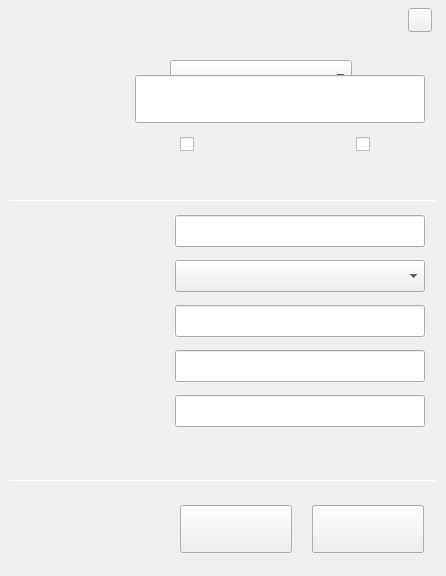
<?xml version="1.0" encoding="UTF-8"?>
<ui version="4.0">
 <class>ConfForm</class>
 <widget class="QWidget" name="ConfForm">
  <property name="geometry">
   <rect>
    <x>0</x>
    <y>0</y>
    <width>446</width>
    <height>576</height>
   </rect>
  </property>
  <property name="windowTitle">
   <string/>
  </property>
  <widget class="QWidget" name="centralWidget" native="true">
   <property name="geometry">
    <rect>
     <x>0</x>
     <y>0</y>
     <width>446</width>
     <height>581</height>
    </rect>
   </property>
   <widget class="QWidget" name="wgManual" native="true">
    <property name="geometry">
     <rect>
      <x>0</x>
      <y>200</y>
      <width>446</width>
      <height>280</height>
     </rect>
    </property>
    <widget class="QLineEdit" name="leAddr">
     <property name="geometry">
      <rect>
       <x>175</x>
       <y>15</y>
       <width>250</width>
       <height>32</height>
      </rect>
     </property>
     <property name="font">
      <font>
       <pointsize>10</pointsize>
      </font>
     </property>
    </widget>
    <widget class="QComboBox" name="cbMask">
     <property name="geometry">
      <rect>
       <x>175</x>
       <y>60</y>
       <width>250</width>
       <height>32</height>
      </rect>
     </property>
     <property name="font">
      <font>
       <pointsize>10</pointsize>
      </font>
     </property>
    </widget>
    <widget class="QLineEdit" name="leGateway">
     <property name="geometry">
      <rect>
       <x>175</x>
       <y>105</y>
       <width>250</width>
       <height>32</height>
      </rect>
     </property>
     <property name="font">
      <font>
       <pointsize>10</pointsize>
      </font>
     </property>
    </widget>
    <widget class="QLineEdit" name="leDns">
     <property name="geometry">
      <rect>
       <x>175</x>
       <y>150</y>
       <width>250</width>
       <height>32</height>
      </rect>
     </property>
     <property name="font">
      <font>
       <pointsize>10</pointsize>
      </font>
     </property>
    </widget>
    <widget class="QLabel" name="lbTxt2">
     <property name="geometry">
      <rect>
       <x>20</x>
       <y>20</y>
       <width>80</width>
       <height>20</height>
      </rect>
     </property>
     <property name="font">
      <font>
       <family>Noto Sans CJK SC</family>
       <pointsize>11</pointsize>
      </font>
     </property>
     <property name="text">
      <string/>
     </property>
    </widget>
    <widget class="QLabel" name="lbTxt3">
     <property name="geometry">
      <rect>
       <x>20</x>
       <y>65</y>
       <width>80</width>
       <height>20</height>
      </rect>
     </property>
     <property name="font">
      <font>
       <family>Noto Sans CJK SC</family>
       <pointsize>11</pointsize>
      </font>
     </property>
     <property name="text">
      <string/>
     </property>
    </widget>
    <widget class="QLabel" name="lbTxt4">
     <property name="geometry">
      <rect>
       <x>20</x>
       <y>110</y>
       <width>80</width>
       <height>20</height>
      </rect>
     </property>
     <property name="font">
      <font>
       <family>Noto Sans CJK SC</family>
       <pointsize>11</pointsize>
      </font>
     </property>
     <property name="text">
      <string/>
     </property>
    </widget>
    <widget class="QLabel" name="lbTxt5">
     <property name="geometry">
      <rect>
       <x>20</x>
       <y>155</y>
       <width>80</width>
       <height>20</height>
      </rect>
     </property>
     <property name="font">
      <font>
       <family>Noto Sans CJK SC</family>
       <pointsize>11</pointsize>
      </font>
     </property>
     <property name="text">
      <string/>
     </property>
    </widget>
    <widget class="QLineEdit" name="leDns2">
     <property name="geometry">
      <rect>
       <x>175</x>
       <y>195</y>
       <width>250</width>
       <height>32</height>
      </rect>
     </property>
     <property name="font">
      <font>
       <pointsize>10</pointsize>
      </font>
     </property>
    </widget>
    <widget class="QLabel" name="lbTxt6">
     <property name="geometry">
      <rect>
       <x>20</x>
       <y>200</y>
       <width>80</width>
       <height>20</height>
      </rect>
     </property>
     <property name="font">
      <font>
       <family>Noto Sans CJK SC</family>
       <pointsize>11</pointsize>
      </font>
     </property>
     <property name="text">
      <string/>
     </property>
    </widget>
   </widget>
   <widget class="QWidget" name="wdHead" native="true">
    <property name="geometry">
     <rect>
      <x>0</x>
      <y>0</y>
      <width>446</width>
      <height>200</height>
     </rect>
    </property>
    <widget class="QComboBox" name="cbType">
     <property name="geometry">
      <rect>
       <x>170</x>
       <y>60</y>
       <width>182</width>
       <height>32</height>
      </rect>
     </property>
     <property name="font">
      <font>
       <pointsize>10</pointsize>
      </font>
     </property>
    </widget>
    <widget class="QLabel" name="lbTxt1">
     <property name="geometry">
      <rect>
       <x>20</x>
       <y>135</y>
       <width>80</width>
       <height>20</height>
      </rect>
     </property>
     <property name="font">
      <font>
       <family>Noto Sans CJK SC</family>
       <pointsize>11</pointsize>
      </font>
     </property>
     <property name="text">
      <string/>
     </property>
    </widget>
    <widget class="QLabel" name="lbName">
     <property name="geometry">
      <rect>
       <x>20</x>
       <y>90</y>
       <width>80</width>
       <height>20</height>
      </rect>
     </property>
     <property name="font">
      <font>
       <family>Noto Sans CJK SC</family>
       <pointsize>11</pointsize>
      </font>
     </property>
     <property name="text">
      <string/>
     </property>
    </widget>
    <widget class="QLineEdit" name="leName">
     <property name="geometry">
      <rect>
       <x>135</x>
       <y>75</y>
       <width>290</width>
       <height>48</height>
      </rect>
     </property>
     <property name="font">
      <font>
       <pointsize>10</pointsize>
      </font>
     </property>
    </widget>
    <widget class="QWidget" name="upTitle" native="true">
     <property name="geometry">
      <rect>
       <x>0</x>
       <y>0</y>
       <width>446</width>
       <height>48</height>
      </rect>
     </property>
     <widget class="QPushButton" name="btnClose">
      <property name="geometry">
       <rect>
        <x>408</x>
        <y>8</y>
        <width>24</width>
        <height>24</height>
       </rect>
      </property>
      <property name="text">
       <string/>
      </property>
     </widget>
     <widget class="QLabel" name="lbLeftupTitle">
      <property name="geometry">
       <rect>
        <x>24</x>
        <y>10</y>
        <width>240</width>
        <height>22</height>
       </rect>
      </property>
      <property name="text">
       <string/>
      </property>
     </widget>
    </widget>
    <widget class="QCheckBox" name="isDHCP">
     <property name="geometry">
      <rect>
       <x>180</x>
       <y>130</y>
       <width>111</width>
       <height>28</height>
      </rect>
     </property>
     <property name="text">
      <string/>
     </property>
    </widget>
    <widget class="QCheckBox" name="notDHCP">
     <property name="geometry">
      <rect>
       <x>356</x>
       <y>130</y>
       <width>50</width>
       <height>28</height>
      </rect>
     </property>
     <property name="text">
      <string/>
     </property>
    </widget>
   </widget>
   <widget class="QWidget" name="wdBottom" native="true">
    <property name="geometry">
     <rect>
      <x>0</x>
      <y>480</y>
      <width>446</width>
      <height>96</height>
     </rect>
    </property>
    <widget class="QPushButton" name="btnOk">
     <property name="geometry">
      <rect>
       <x>312</x>
       <y>25</y>
       <width>112</width>
       <height>48</height>
      </rect>
     </property>
     <property name="font">
      <font>
       <pointsize>10</pointsize>
      </font>
     </property>
     <property name="text">
      <string/>
     </property>
    </widget>
    <widget class="QPushButton" name="btnCancel">
     <property name="geometry">
      <rect>
       <x>180</x>
       <y>25</y>
       <width>112</width>
       <height>48</height>
      </rect>
     </property>
     <property name="font">
      <font>
       <pointsize>10</pointsize>
      </font>
     </property>
     <property name="text">
      <string/>
     </property>
    </widget>
    <widget class="QPushButton" name="btnCreate">
     <property name="geometry">
      <rect>
       <x>312</x>
       <y>25</y>
       <width>112</width>
       <height>48</height>
      </rect>
     </property>
     <property name="text">
      <string/>
     </property>
    </widget>
   </widget>
   <widget class="Line" name="lineUp">
    <property name="geometry">
     <rect>
      <x>10</x>
      <y>200</y>
      <width>426</width>
      <height>1</height>
     </rect>
    </property>
    <property name="orientation">
     <enum>Qt::Horizontal</enum>
    </property>
   </widget>
   <widget class="Line" name="lineDown">
    <property name="geometry">
     <rect>
      <x>10</x>
      <y>480</y>
      <width>426</width>
      <height>1</height>
     </rect>
    </property>
    <property name="orientation">
     <enum>Qt::Horizontal</enum>
    </property>
   </widget>
  </widget>
 </widget>
 <resources/>
 <connections/>
</ui>
